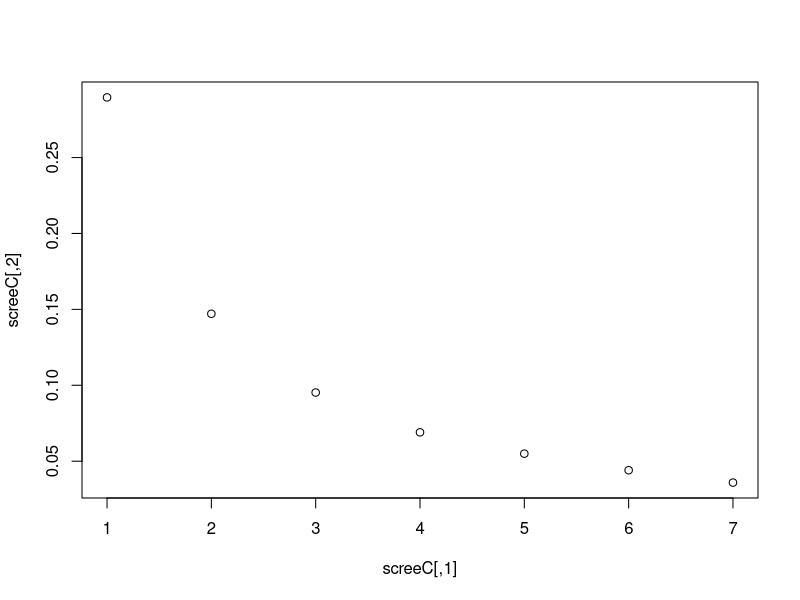
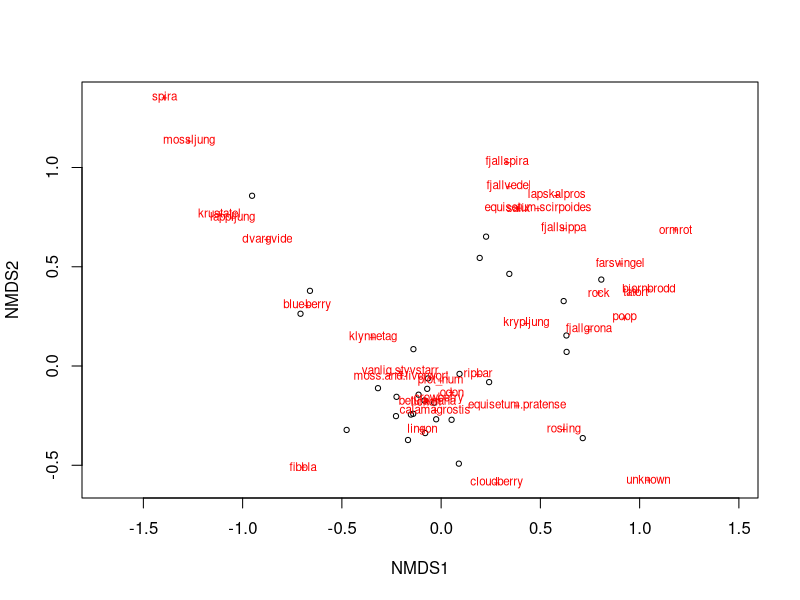

Write R code to recreate these figures, in order. (Note: this script raises an error after producing the figures.)
### Library ----
library(tidyverse)
library(vegan)

### Data ---- 
matrix.sp <- read.csv("Data/nmds_matrix.csv", header = T)


### NMDS ###
### Separating matrices by community ----
str(matrix.sp)
matrix.sp[is.na(matrix.sp)] <- 0

matrix.c <- matrix.sp %>% 
              filter(grepl("_C", plot))
matrix.s <- matrix.sp %>% 
              filter(grepl("_S", plot))
matrix.t <- matrix.sp %>% 
              filter(grepl("_T", plot))

# changing plot column to numeric
matrix.c <- matrix.c %>% 
              mutate(plot_num = 1:30) %>% 
              dplyr::select(plot, plot_num, site, elevation, 
                            betula.nana:vanlig.styvstarr)  # reordering
matrix.s <- matrix.s %>% 
              mutate(plot_num = 1:30) %>% 
              dplyr::select(plot, plot_num, site, elevation, betula.nana:vanlig.styvstarr)
matrix.t <- matrix.t %>% 
              mutate(plot_num = 1:30) %>% 
              dplyr::select(plot, plot_num, site, elevation, betula.nana:vanlig.styvstarr)

# saving as a cheat-sheet 
plots.c <- matrix.c %>% 
            dplyr::select(plot, plot_num, site, elevation)
plots.s <- matrix.s %>% 
            dplyr::select(plot, plot_num, site, elevation)
plots.t <- matrix.t %>% 
            dplyr::select(plot, plot_num, site, elevation)

# removing categorical plot data 
matrix.c <- matrix.c %>% 
              dplyr::select(plot_num, betula.nana:vanlig.styvstarr)
matrix.s <- matrix.s %>% 
              dplyr::select(plot_num, betula.nana:vanlig.styvstarr)
matrix.t <- matrix.t %>% 
              dplyr::select(plot_num, betula.nana:vanlig.styvstarr)

### CRYPTOGAMS ----  
# Looking at how many axes to extract 
c1.mds <- metaMDS(matrix.c, distance = "bray", k = 1)
c2.mds <- metaMDS(matrix.c, distance = "bray", k = 2)
c3.mds <- metaMDS(matrix.c, distance = "bray", k = 3)
c4.mds <- metaMDS(matrix.c, distance = "bray", k = 4)
c5.mds <- metaMDS(matrix.c, distance = "bray", k = 5)
c6.mds <- metaMDS(matrix.c, distance = "bray", k = 6)
c7.mds <- metaMDS(matrix.c, distance = "bray", k = 7)

screeC <-
  cbind(rbind(1,2,3,4,5,6,7),rbind(c1.mds$stress,c2.mds$stress,c3.mds$stress,c4.mds$
                                     stress,c5.mds$stress,c6.mds$stress,c7.mds$stress))
plot(screeC)
# 4 axes seem reasonable

c.nmds <- metaMDS(matrix.c, distance = "bray", k = 2, autotransform = TRUE, trymax = 500, 
                  sratmax = 0.999)  
c.nmds
# dimensions = 2
# stress = 0.147

ordiplot(c.nmds)
orditorp(c.nmds, display = "species",col = "red", air = 0.01)

## Plotting NMDS
# extracting NMDS scores (x and y coordinates)
data.scores.c <- as.data.frame(scores(c.nmds))
data.scores.c$site <- plots.c$site
data.scores.c$elevation <- plots.c$elevation

# SITE
NMDS.c1 <- data.frame(MDS1 = c.nmds$points[,1], MDS2 = c.nmds$points[,2], 
                  group = data.scores.c$site)

NMDS.c1$group <- as.factor(NMDS.c1$group)
NMDS.c1.mean <- aggregate(NMDS.c1[,1:2], list(group = NMDS.c1$group), "mean")

# making the ellipsoids
ord.c1 <- ordiellipse(c.nmds, data.scores.c$site, label = T, conf = 0.95)

# function for ellipses
veganCovEllipse <- function (cov, center = c(0, 0), scale = 1, npoints = 100) 
{
  theta <- (0:npoints) * 2 * pi/npoints
  Circle <- cbind(cos(theta), sin(theta))
  t(center + scale * t(Circle %*% chol(cov)))
}  # run from here

df_ell.c1 <- data.frame()   # run from here (this side)
for(g in levels(NMDS.c1$group)){
  df_ell.c1 <- rbind(df_ell.c1, 
                  cbind(as.data.frame(with(NMDS.c1[NMDS.c1$group==g,],
                                           veganCovEllipse(ord.c1[[g]]$cov,ord.c1[[g]]$center,
                                                           ord.c1[[g]]$scale)))
                        ,group=g))
}  # run from here 

(nmds.plot.c1 <- ggplot(data.scores.c, aes(x = NMDS1, y = NMDS2)) + 
                    geom_polygon(data = df_ell, aes(x = NMDS1, y = NMDS2, group = group,
                                                    color = group, fill = group), alpha = 0.2, 
                                 size = 0.5, linetype = 1) +
                    geom_point(aes(color = site, pch = site), size = 2) +
                    theme_bw() + 
                    theme(legend.position = "right") + 
                    labs(x = "NMDS1", y = "NMDS2") +
                    scale_color_manual(values = c("#698B22", "#CD8500"),
                                       labels = c("Katterjokk", "Nissonjokk"),
                                       name = "Site") +
                    scale_shape_discrete(labels = c("Katterjokk", "Nissonjokk"),
                                         name = "Site") +
                    scale_fill_manual(values = c("#698B22", "#CD8500"),
                                      labels = c("Katterjokk", "Nissonjokk"),
                                      name = "Site"))

# ELEVATION
# extracting NMDS scores (x and y coordinates)
NMDS.c2 <- data.frame(MDS1 = c.nmds$points[,1], MDS2 = c.nmds$points[,2], 
                  group = data.scores.c$elevation)

NMDS.c2$group <- as.factor(NMDS.c2$group)
NMDS.c2.mean = aggregate(NMDS.c2[,1:2], list(group = NMDS.c2$group), "mean")

# making the ellipsoids - ELEVATION
ord.c2 <- ordiellipse(c.nmds, data.scores.c$elevation, label = T, conf = 0.95)

df_ell.c2 <- data.frame()
for(g in levels(NMDS.c2$group)){
  df_ell.c2 <- rbind(df_ell.c2, 
                  cbind(as.data.frame(with(NMDS.c2[NMDS.c2$group==g,],
                                           veganCovEllipse(ord.c2[[g]]$cov,ord.c2[[g]]$center,
                                                           ord.c2[[g]]$scale)))
                        ,group=g))
}

(nmds_plot.c2 <- ggplot(data.scores.c, aes(x = NMDS1, y = NMDS2)) + 
                    geom_polygon(data = df_ell.c2, aes(x = NMDS1, y = NMDS2, group = group,
                                                       color = group, fill = group), alpha = 0.2, 
                                 size = 0.5, linetype = 1) +
                    geom_point(aes(color = elevation, pch = site), size = 2) +
                    theme_bw() + 
                    theme(legend.position = "right") + 
                    labs(x = "NMDS1", y = "NMDS2") +
                    scale_shape_discrete(labels = c("Katterjokk", "Nissonjokk"),
                                         name = "Site"))


## SHORT SHRUBS ----  
# Looking at how many axes to extract 
s1.mds <- metaMDS(matrix.s, distance = "bray", k = 1)
s2.mds <- metaMDS(matrix.s, distance = "bray", k = 2)
s3.mds <- metaMDS(matrix.s, distance = "bray", k = 3)
s4.mds <- metaMDS(matrix.s, distance = "bray", k = 4)
s5.mds <- metaMDS(matrix.s, distance = "bray", k = 5)
s6.mds <- metaMDS(matrix.s, distance = "bray", k = 6)
s7.mds <- metaMDS(matrix.s, distance = "bray", k = 7)

screeS <-
  cbind(rbind(1,2,3,4,5,6,7),rbind(s1.mds$stress,s2.mds$stress,s3.mds$stress,s4.mds$
                                     stress,s5.mds$stress,s6.mds$stress,s7.mds$stress))
plot(screeS)
# 3-4 axes seem reasonable

s.nmds <- metaMDS(matrix.s, distance = "bray", k = 2, autotransform = TRUE, trymax = 500, 
                  sratmax = 0.999)  
s.nmds
# dimensions = 2
# stress = 0.164

## Plotting NMDS
# extracting NMDS scores (x and y coordinates)
data.scores.s <- as.data.frame(scores(s.nmds))
data.scores.s$site <- plots.s$site
data.scores.s$elevation <- plots.s$elevation

# SITE
NMDS.s1 <- data.frame(MDS1 = s.nmds$points[,1], MDS2 = s.nmds$points[,2], 
                      group = data.scores.s$site)

NMDS.s1$group <- as.factor(NMDS.s1$group)
NMDS.s1.mean <- aggregate(NMDS.s1[,1:2], list(group = NMDS.s1$group), "mean")

# making the ellipsoids
ord.s1 <- ordiellipse(s.nmds, data.scores.s$site, label = T, conf = 0.95)

df_ell.s1 <- data.frame()
for(g in levels(NMDS.s1$group)){
  df_ell.s1 <- rbind(df_ell.s1, 
                  cbind(as.data.frame(with(NMDS.s1[NMDS.s1$group==g,],
                                           veganCovEllipse(ord.s1[[g]]$cov,ord.s1[[g]]$center,
                                                           ord.s1[[g]]$scale)))
                        ,group=g))
}

(nmds_plot.s1 <- ggplot(data.scores.s, aes(x = NMDS1, y = NMDS2)) + 
                    geom_polygon(data = df_ell.s1, aes(x = NMDS1, y = NMDS2, group = group,
                                                       color = group, fill = group), alpha = 0.2, 
                                 size = 0.5, linetype = 1) +
                    geom_point(aes(color = site, pch = site), size = 2) +
                    theme_bw() + 
                    theme(legend.position = "right") + 
                    labs(x = "NMDS1", y = "NMDS2") +
                    scale_color_manual(values = c("#698B22", "#CD8500"),
                                       labels = c("Katterjokk", "Nissonjokk"),
                                       name = "Site") +
                    scale_shape_discrete(labels = c("Katterjokk", "Nissonjokk"),
                                         name = "Site") +
                    scale_fill_manual(values = c("#698B22", "#CD8500"),
                                      labels = c("Katterjokk", "Nissonjokk"),
                                      name = "Site"))

# ELEVATION
# extracting NMDS scores (x and y coordinates)
NMDS.s2 <- data.frame(MDS1 = s.nmds$points[,1], MDS2 = s.nmds$points[,2], 
                      group = data.scores.s$elevation)

NMDS.s2$group <- as.factor(NMDS.s2$group)
NMDS.s2.mean = aggregate(NMDS.s2[,1:2], list(group = NMDS.s2$group), "mean")

# making the ellipsoids - ELEVATION
ord.s2 <- ordiellipse(s.nmds, data.scores.s$elevation, label = T, conf = 0.95)

df_ell.s2 <- data.frame()
for(g in levels(NMDS.s2$group)){
  df_ell.s2 <- rbind(df_ell.s2, 
                     cbind(as.data.frame(with(NMDS.s2[NMDS.s2$group==g,],
                                              veganCovEllipse(ord.s2[[g]]$cov,ord.s2[[g]]$center,
                                                              ord.s2[[g]]$scale)))
                           ,group=g))
}

(nmds_plot.s2 <- ggplot(data.scores.s, aes(x = NMDS1, y = NMDS2)) + 
                    geom_polygon(data = df_ell.s2, aes(x = NMDS1, y = NMDS2, group = group,
                                                       color = group, fill = group), alpha = 0.2, 
                                 size = 0.5, linetype = 1) +
                    geom_point(aes(color = elevation, pch = site), size = 2) +
                    theme_bw() + 
                    theme(legend.position = "right") + 
                    labs(x = "NMDS1", y = "NMDS2") +
                    scale_shape_discrete(labels = c("Katterjokk", "Nissonjokk"),
                                         name = "Site"))


## TALL SHRUBS --
# Looking at how many axes to extract 
t1.mds <- metaMDS(matrix.t, distance = "bray", k = 1)
t2.mds <- metaMDS(matrix.t, distance = "bray", k = 2)
t3.mds <- metaMDS(matrix.t, distance = "bray", k = 3)
t4.mds <- metaMDS(matrix.t, distance = "bray", k = 4)
t5.mds <- metaMDS(matrix.t, distance = "bray", k = 5)
t6.mds <- metaMDS(matrix.t, distance = "bray", k = 6)
t7.mds <- metaMDS(matrix.t, distance = "bray", k = 7)

screeT <-
  cbind(rbind(1,2,3,4,5,6,7), rbind(t1.mds$stress,t2.mds$stress,t3.mds$stress,t4.mds$
                                      stress,t5.mds$stress,t6.mds$stress,t7.mds$stress))
plot(screeT)
# 4-5 axes seem reasonable

t.nmds <- metaMDS(matrix.t, distance = "bray", k = 2, autotransform = TRUE, trymax = 500, 
                  sratmax = 0.999)  
t.nmds
# dimensions = 2
# stress = 0.145

ordiplot(t.nmds)
orditorp(t.nmds, display = "species", col = "red", air = 0.01)

# plot
ordiplot(t.nmds, type = "n")
ordiplot(t.nmds$points)
ordihull(t.nmds,groups = plots.c$site, draw = "polygon", label = F, col = colvec)


## Plotting NMDS
# extracting NMDS scores (x and y coordinates)
data.scores.t <- as.data.frame(scores(t.nmds))
data.scores.t$site <- plots.t$site
data.scores.t$elevation <- plots.t$elevation

# SITE
NMDS.t1 <- data.frame(MDS1 = t.nmds$points[,1], MDS2 = t.nmds$points[,2], 
                      group = data.scores.t$site)

NMDS.t1$group <- as.factor(NMDS.t1$group)
NMDS.t1.mean <- aggregate(NMDS.t1[,1:2], list(group = NMDS.t1$group), "mean")

# making the ellipsoids
ord.t1 <- ordiellipse(t.nmds, data.scores.t$site, label = T, conf = 0.95)

df_ell.t1 <- data.frame() 
for(g in levels(NMDS.t1$group)){
  df_ell.t1 <- rbind(df_ell.t1, 
                     cbind(as.data.frame(with(NMDS.t1[NMDS.t1$group==g,],
                                              veganCovEllipse(ord.t1[[g]]$cov,ord.t1[[g]]$center,
                                                              ord.t1[[g]]$scale)))
                           ,group=g))
}

(nmds_plot.t1 <- ggplot(data.scores.t, aes(x = NMDS1, y = NMDS2)) + 
                    geom_polygon(data = df_ell.t1, aes(x = NMDS1, y = NMDS2, group = group,
                                                       color = group, fill = group), alpha = 0.2, 
                                 size = 0.5, linetype = 1) +
                    geom_point(aes(color = site, pch = site), size = 2) +
                    theme_bw() + 
                    theme(legend.position = "right") + 
                    labs(x = "NMDS1", y = "NMDS2") +
                    scale_color_manual(values = c("#698B22", "#CD8500"),
                                       labels = c("Katterjokk", "Nissonjokk"),
                                       name = "Site") +
                    scale_shape_discrete(labels = c("Katterjokk", "Nissonjokk"),
                                         name = "Site") +
                    scale_fill_manual(values = c("#698B22", "#CD8500"),
                                      labels = c("Katterjokk", "Nissonjokk"),
                                      name = "Site"))

# ELEVATION
# extracting NMDS scores (x and y coordinates)
NMDS.t2 <- data.frame(MDS1 = t.nmds$points[,1], MDS2 = t.nmds$points[,2], 
                      group = data.scores.t$elevation)

NMDS.t2$group <- as.factor(NMDS.t2$group)
NMDS.t2.mean = aggregate(NMDS.t2[,1:2], list(group = NMDS.t2$group), "mean")

# making the ellipsoids - ELEVATION
ord.t2 <- ordiellipse(t.nmds, data.scores.t$elevation, label = T, conf = 0.95)

df_ell.t2 <- data.frame()
for(g in levels(NMDS.t2$group)){
  df_ell.t2 <- rbind(df_ell.t2, 
                     cbind(as.data.frame(with(NMDS.t2[NMDS.t2$group==g,],
                                              veganCovEllipse(ord.t2[[g]]$cov,ord.t2[[g]]$center,
                                                              ord.t2[[g]]$scale)))
                           ,group=g))
}

(nmds_plot.t2 <- ggplot(data.scores.t, aes(x = NMDS1, y = NMDS2)) + 
                    geom_polygon(data = df_ell.t2, aes(x = NMDS1, y = NMDS2, group = group,
                                                       color = group, fill = group), alpha = 0.2, 
                                 size = 0.5, linetype = 1) +
                    geom_point(aes(color = elevation, pch = site), size = 2) +
                    theme_bw() + 
                    theme(legend.position = "right") + 
                    labs(x = "NMDS1", y = "NMDS2") +
                    scale_shape_discrete(labels = c("Katterjokk", "Nissonjokk"),
                                         name = "Site"))


## Q for Emil: is it ok to plot an NMDS with > 2 dimensions in 2D? (axis 1 ~ axis 2)
  # am I losing too much info/ how would I pick what axes to show? 
  # if I can get it to converge with 2 dimensions, is this worth chosing over more despite the
    # scree being a bit high? 


